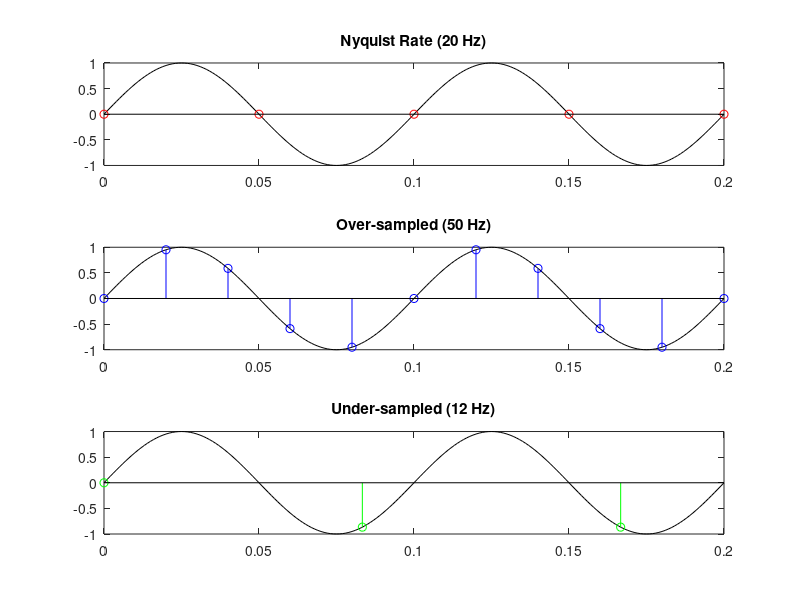

Write the MATLAB code that produced this figure.
% Experiment 4: Sampling
clc; clear; close all;
f = 10; t = 0:0.001:0.2; 
x_c = sin(2*pi*f*t); % "Continuous" signal

fs_nyq = 20; n_nyq = 0:1/fs_nyq:0.2; x_nyq = sin(2*pi*f*n_nyq);
fs_over = 50; n_over = 0:1/fs_over:0.2; x_over = sin(2*pi*f*n_over);
fs_under = 12; n_under = 0:1/fs_under:0.2; x_under = sin(2*pi*f*n_under);

subplot(3,1,1); plot(t, x_c, 'k'); hold on; stem(n_nyq, x_nyq, 'r'); title('Nyquist Rate (20 Hz)');
subplot(3,1,2); plot(t, x_c, 'k'); hold on; stem(n_over, x_over, 'b'); title('Over-sampled (50 Hz)');
subplot(3,1,3); plot(t, x_c, 'k'); hold on; stem(n_under, x_under, 'g'); title('Under-sampled (12 Hz)');
